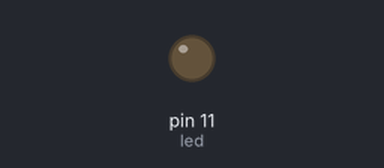
Bench run of a sketch on a simulated Arduino Uno, built with avr-gcc and run on an emulated ATmega328P. Parts: output pins drawn as LEDs (lit = HIGH).

Above: at 0.5 s.
At 63.0 s:
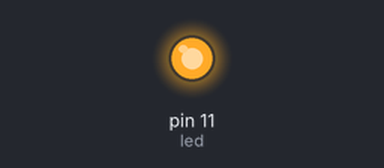
Timing chart, 0 to 71.5 s (numbered marks = the images above):
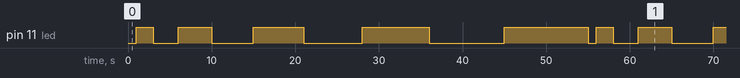

Measured:
- by itself, pin 11 (led): repeats every 55.0 s: LOW 3.0 s, HIGH 4.0 s, LOW 5.0 s, HIGH 6.0 s, LOW 7.0 s, HIGH 8.0 s, LOW 9.0 s, HIGH 10.0 s, LOW 1.0 s, HIGH 2.0 s
- by itself, everything shown: repeats every 55.0 s, in 10 steps

The sketch:

led_array_blink.ino
```cpp
const int led = 11;
const int totalStates = 10;

int ledState[totalStates] = {0, 1, 0, 1, 0, 1, 0, 1, 0, 1};
int ledDuration[totalStates] = {1000, 2000, 3000, 4000, 5000 ,6000, 7000, 8000, 9000, 10000};

void setup() {
  // put your setup code here, to run once:
  pinMode(11, OUTPUT);
}

void loop() {
  // put your main code here, to run repeatedly:
  for (int i=0; i < totalStates; i++)
  {
    digitalWrite(led, ledState[i]);
    delay(ledDuration[i]);
  }
}
```
